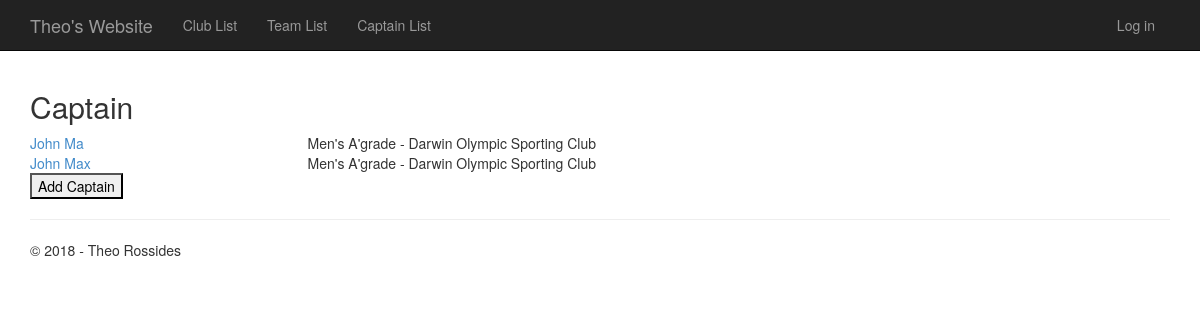
/players, run on an earlier commit of the app's database.
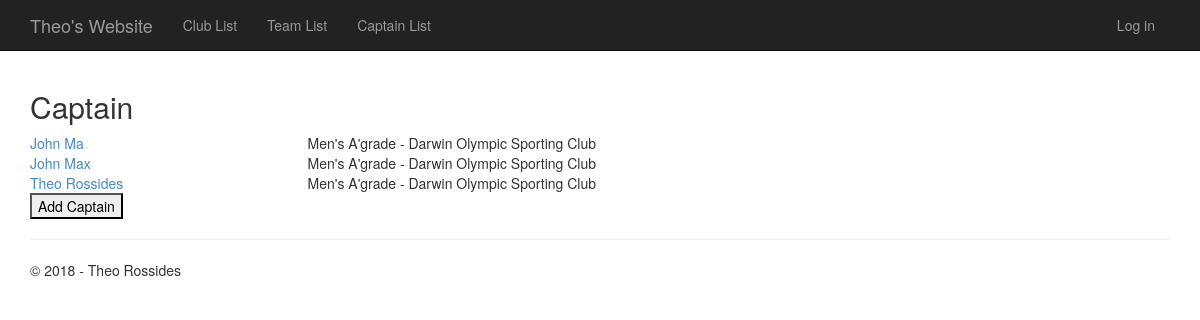
And on a later commit of the database.
### app/models.py (models this page shows, shortened)
class Player(models.Model):
    captain_name = models.CharField("captain",max_length=25)
    position = models.CharField(max_length=10)
    team = models.ForeignKey(Team)

class Team(models.Model):
    name = models.CharField("team",max_length=50)
    about = models.CharField(max_length=500)
    training_time = models.CharField(max_length=100)
    club = models.ForeignKey(Club)
    def __str__(self):
        return self.name + " - " + self.club.name

class Club(models.Model):
    name = models.CharField("club",max_length=50)
    year_formed = models.PositiveIntegerField()
    president_name = models.CharField(max_length=25)
    email = models.EmailField()
    phone_number = models.CharField(max_length=12)
    club_nickname = models.CharField(max_length=20)

### app/views.py (the view)
# urls.py: url(r'^players$', app.views.players, name='players'),
def players(request):
    players = Player.objects.all();
    return render_to_response('app/players.html', { 'players': players, 'title':'Captain Page', 'year':datetime.now().year});

### app/templates/app/players.html
﻿{% extends "app/layout.html" %}
{% block content %}
    <h2>Captain</h2>
{% for player in players %}
<div class="row">
    <div class="col-md-3">
        <a href="{% url 'playerdetails' player.id %}">
            {{ player.captain_name }}
        </a>
    </div>
    <div class="col-md=3">
        {{ player.team }}
    </div>
</div>
{% endfor %}
<form action="{% url 'playercreate' %}" method="get">
    <button type="submit">Add Captain</button>
</form>
{% endblock %}

What changed in the data, as far as the page shows it:
added Player: captain_name "Theo Rossides", team "Men's A'grade - Darwin Olympic Sporting Club"
